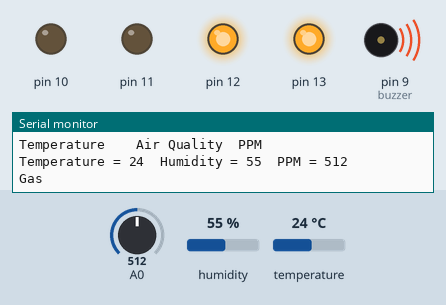
Bench run of a sketch on a simulated Arduino Uno, built with avr-gcc and run on an emulated ATmega328P. On the bench: output pins drawn as LEDs (lit = HIGH), buzzer (waves = sounding), the last lines printed to the serial monitor. The inputs (shaded band) are chosen by the test bench; at power-on: A0 = 512, humidity 55 %, temperature 24 °C.

Above: at 1.2 s.
1.3 s: A0 set to 32
7.1 s: A0 set to 26
At 7.5 s:
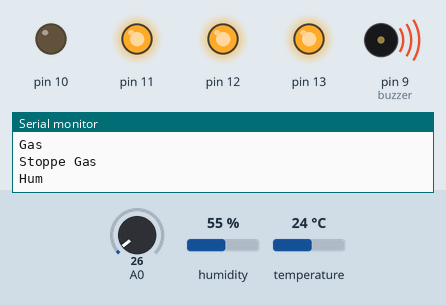
10.6 s: humidity set to 51 %
14.2 s: humidity set to 48 %
At 17.5 s:
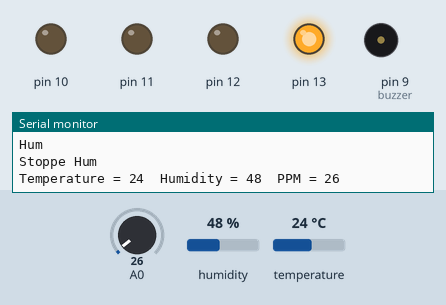
17.8 s: temperature set to 27 °C
At 18.7 s:
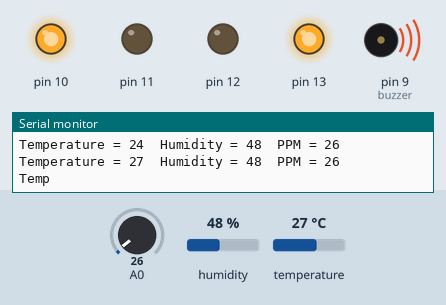
Timing chart, 0 to 24.6 s (numbered marks = the images above; inputs shaded):
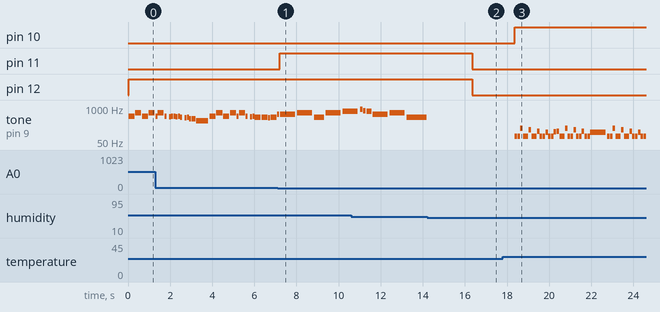

Measured:
- the behaviour switches between 30 and 29 on A0 (found by bisection; images 0 and 1)
- the behaviour switches between 50 and 49 % on humidity (found by bisection; images 1 and 2)
- the behaviour switches between 25 and 26 °C on temperature (found by bisection; images 2 and 3)
- after the input at 7.1 s, pin 11: LOW → HIGH after 0.10 s
- after the input at 14.2 s, pin 11, pin 12: HIGH → LOW after 2.1 s; tone on pin 9 (buzzer): stops changing and stays silent
- after the input at 17.8 s, pin 10: LOW → HIGH after 0.57 s; tone on pin 9 (buzzer): plays 82 Hz for 0.12 s, 82 Hz for 0.12 s, 165 Hz for 0.12 s, 82 Hz for 0.12 s, 82 Hz for 0.12 s, 147 Hz for 0.12 s … (42 notes in this stretch), starting after 0.57 s
- by itself, tone on pin 9 (buzzer): plays 494 Hz for 0.10 s, 659 Hz for 0.29 s, 494 Hz for 0.10 s, 466 Hz for 0.10 s, 494 Hz for 0.10 s, 494 Hz for 0.10 s … (28 notes in this stretch)

The sketch:

control.ino
```cpp
#include <dht.h>

#define NOTE_B0  31
#define NOTE_C1  33
#define NOTE_CS1 35
#define NOTE_D1  37
#define NOTE_DS1 39
#define NOTE_E1  41
#define NOTE_F1  44
#define NOTE_FS1 46
#define NOTE_G1  49
#define NOTE_GS1 52
#define NOTE_A1  55
#define NOTE_AS1 58
#define NOTE_B1  62
#define NOTE_C2  65
#define NOTE_CS2 69
#define NOTE_D2  73
#define NOTE_DS2 78
#define NOTE_E2  82
#define NOTE_F2  87
#define NOTE_FS2 93
#define NOTE_G2  98
#define NOTE_GS2 104
#define NOTE_A2  110
#define NOTE_AS2 117
#define NOTE_B2  123
#define NOTE_C3  131
#define NOTE_CS3 139
#define NOTE_D3  147
#define NOTE_DS3 156
#define NOTE_E3  165
#define NOTE_F3  175
#define NOTE_FS3 185
#define NOTE_G3  196
#define NOTE_GS3 208
#define NOTE_A3  220
#define NOTE_AS3 233
#define NOTE_B3  247
#define NOTE_C4  262
#define NOTE_CS4 277
#define NOTE_D4  294
#define NOTE_DS4 311
#define NOTE_E4  330
#define NOTE_F4  349
#define NOTE_FS4 370
#define NOTE_G4  392
#define NOTE_GS4 415
#define NOTE_A4  440
#define NOTE_AS4 466
#define NOTE_B4  494
#define NOTE_C5  523
#define NOTE_CS5 554
#define NOTE_D5  587
#define NOTE_DS5 622
#define NOTE_E5  659
#define NOTE_F5  698
#define NOTE_FS5 740
#define NOTE_G5  784
#define NOTE_GS5 831
#define NOTE_A5  880
#define NOTE_AS5 932
#define NOTE_B5  988
#define NOTE_C6  1047
#define NOTE_CS6 1109
#define NOTE_D6  1175
#define NOTE_DS6 1245
#define NOTE_E6  1319
#define NOTE_F6  1397
#define NOTE_FS6 1480
#define NOTE_G6  1568
#define NOTE_GS6 1661
#define NOTE_A6  1760
#define NOTE_AS6 1865
#define NOTE_B6  1976
#define NOTE_C7  2093
#define NOTE_CS7 2217
#define NOTE_D7  2349
#define NOTE_DS7 2489
#define NOTE_E7  2637
#define NOTE_F7  2794
#define NOTE_FS7 2960
#define NOTE_G7  3136
#define NOTE_GS7 3322
#define NOTE_A7  3520
#define NOTE_AS7 3729
#define NOTE_B7  3951
#define NOTE_C8  4186
#define NOTE_CS8 4435
#define NOTE_D8  4699
#define NOTE_DS8 4978
#define REST      0

dht DHT;

#define DHT11_PIN 7

int buzzer = 9;
int chk;

// GAS CANTINA
int melody1[] = {
  NOTE_B4,-4, NOTE_E5,-4, NOTE_B4,-4, NOTE_E5,-4,
  NOTE_B4,8,  NOTE_E5,-4, NOTE_B4,8, REST,8,  NOTE_AS4,8, NOTE_B4,8,
  NOTE_B4,8,  NOTE_AS4,8, NOTE_B4,8, NOTE_A4,8, REST,8, NOTE_GS4,8, NOTE_A4,8, NOTE_G4,8,
  NOTE_G4,4,  NOTE_E4,-2,
  NOTE_B4,-4, NOTE_E5,-4, NOTE_B4,-4, NOTE_E5,-4,
  NOTE_B4,8,  NOTE_E5,-4, NOTE_B4,8, REST,8,  NOTE_AS4,8, NOTE_B4,8,
  NOTE_A4,-4, NOTE_A4,-4, NOTE_GS4,8, NOTE_A4,-4,
  NOTE_D5,8,  NOTE_C5,-4, NOTE_B4,-4, NOTE_A4,-4,
  NOTE_B4,-4, NOTE_E5,-4, NOTE_B4,-4, NOTE_E5,-4,
  NOTE_B4,8,  NOTE_E5,-4, NOTE_B4,8, REST,8,  NOTE_AS4,8, NOTE_B4,8,
  NOTE_D5,4, NOTE_D5,-4, NOTE_B4,8, NOTE_A4,-4,
  NOTE_G4,-4, NOTE_E4,-2,
  NOTE_E4, 2, NOTE_G4,2,
  NOTE_B4, 2, NOTE_D5,2,
  NOTE_F5, -4, NOTE_E5,-4, NOTE_AS4,8, NOTE_AS4,8, NOTE_B4,4, NOTE_G4,4,
};
int tempo1 = 140;
int notes1 = sizeof(melody1) / sizeof(melody1[0]) / 2;
int wholenote1 = (60000 * 2) / tempo1;
int divider1 = 0, noteDuration1 = 0;
void playSong1() {

  for (int thisNote = 0; thisNote < notes1 * 2; thisNote = thisNote + 2) {

    if(analogRead(0) < 30) {
      Serial.println("Stoppe Gas");
      break;
    }

    divider1 = melody1[thisNote + 1];
    if (divider1 > 0) {

      noteDuration1 = (wholenote1) / divider1;
    } else if (divider1 < 0) {

      noteDuration1 = (wholenote1) / abs(divider1);
      noteDuration1 *= 1.5;
    }

    tone(buzzer, melody1[thisNote], noteDuration1*0.9);
    delay(noteDuration1);
    noTone(buzzer);
  }
}

// TEMP DOOM
const int melody2[] PROGMEM = {
  NOTE_E2, 8, NOTE_E2, 8, NOTE_E3, 8, NOTE_E2, 8, NOTE_E2, 8, NOTE_D3, 8, NOTE_E2, 8, NOTE_E2, 8,
  NOTE_C3, 8, NOTE_E2, 8, NOTE_E2, 8, NOTE_AS2, 8, NOTE_E2, 8, NOTE_E2, 8, NOTE_B2, 8, NOTE_C3, 8,
  NOTE_E2, 8, NOTE_E2, 8, NOTE_E3, 8, NOTE_E2, 8, NOTE_E2, 8, NOTE_D3, 8, NOTE_E2, 8, NOTE_E2, 8,
  NOTE_C3, 8, NOTE_E2, 8, NOTE_E2, 8, NOTE_AS2, -2,
  NOTE_E2, 8, NOTE_E2, 8, NOTE_E3, 8, NOTE_E2, 8, NOTE_E2, 8, NOTE_D3, 8, NOTE_E2, 8, NOTE_E2, 8,
  NOTE_C3, 8, NOTE_E2, 8, NOTE_E2, 8, NOTE_AS2, 8, NOTE_E2, 8, NOTE_E2, 8, NOTE_B2, 8, NOTE_C3, 8,
  NOTE_E2, 8, NOTE_E2, 8, NOTE_E3, 8, NOTE_E2, 8, NOTE_E2, 8, NOTE_D3, 8, NOTE_E2, 8, NOTE_E2, 8,
  NOTE_C3, 8, NOTE_E2, 8, NOTE_E2, 8, NOTE_AS2, -2,
  NOTE_E2, 8, NOTE_E2, 8, NOTE_E3, 8, NOTE_E2, 8, NOTE_E2, 8, NOTE_D3, 8, NOTE_E2, 8, NOTE_E2, 8,
  NOTE_C3, 8, NOTE_E2, 8, NOTE_E2, 8, NOTE_AS2, 8, NOTE_E2, 8, NOTE_E2, 8, NOTE_B2, 8, NOTE_C3, 8,
  NOTE_E2, 8, NOTE_E2, 8, NOTE_E3, 8, NOTE_E2, 8, NOTE_E2, 8, NOTE_D3, 8, NOTE_E2, 8, NOTE_E2, 8,
  NOTE_C3, 8, NOTE_E2, 8, NOTE_E2, 8, NOTE_AS2, -2,
  NOTE_E2, 8, NOTE_E2, 8, NOTE_E3, 8, NOTE_E2, 8, NOTE_E2, 8, NOTE_D3, 8, NOTE_E2, 8, NOTE_E2, 8,
  NOTE_C3, 8, NOTE_E2, 8, NOTE_E2, 8, NOTE_AS2, 8, NOTE_E2, 8, NOTE_E2, 8, NOTE_B2, 8, NOTE_C3, 8,
  NOTE_E2, 8, NOTE_E2, 8, NOTE_E3, 8, NOTE_E2, 8, NOTE_E2, 8, NOTE_D3, 8, NOTE_E2, 8, NOTE_E2, 8,
  NOTE_FS3, -16, NOTE_D3, -16, NOTE_B2, -16, NOTE_A3, -16, NOTE_FS3, -16, NOTE_B2, -16, NOTE_D3, -16, NOTE_FS3, -16, NOTE_A3, -16, NOTE_FS3, -16, NOTE_D3, -16, NOTE_B2, -16,
  NOTE_E2, 8, NOTE_E2, 8, NOTE_E3, 8, NOTE_E2, 8, NOTE_E2, 8, NOTE_D3, 8, NOTE_E2, 8, NOTE_E2, 8,
  NOTE_C3, 8, NOTE_E2, 8, NOTE_E2, 8, NOTE_AS2, 8, NOTE_E2, 8, NOTE_E2, 8, NOTE_B2, 8, NOTE_C3, 8,
  NOTE_E2, 8, NOTE_E2, 8, NOTE_E3, 8, NOTE_E2, 8, NOTE_E2, 8, NOTE_D3, 8, NOTE_E2, 8, NOTE_E2, 8,
  NOTE_C3, 8, NOTE_E2, 8, NOTE_E2, 8, NOTE_AS2, -2,
  NOTE_E2, 8, NOTE_E2, 8, NOTE_E3, 8, NOTE_E2, 8, NOTE_E2, 8, NOTE_D3, 8, NOTE_E2, 8, NOTE_E2, 8,
  NOTE_C3, 8, NOTE_E2, 8, NOTE_E2, 8, NOTE_AS2, 8, NOTE_E2, 8, NOTE_E2, 8, NOTE_B2, 8, NOTE_C3, 8,
  NOTE_E2, 8, NOTE_E2, 8, NOTE_E3, 8, NOTE_E2, 8, NOTE_E2, 8, NOTE_D3, 8, NOTE_E2, 8, NOTE_E2, 8,
  NOTE_B3, -16, NOTE_G3, -16, NOTE_E3, -16, NOTE_G3, -16, NOTE_B3, -16, NOTE_E4, -16, NOTE_G3, -16, NOTE_B3, -16, NOTE_E4, -16, NOTE_B3, -16, NOTE_G4, -16, NOTE_B4, -16,
  NOTE_A2, 8, NOTE_A2, 8, NOTE_A3, 8, NOTE_A2, 8, NOTE_A2, 8, NOTE_G3, 8, NOTE_A2, 8, NOTE_A2, 8,
  NOTE_F3, 8, NOTE_A2, 8, NOTE_A2, 8, NOTE_DS3, 8, NOTE_A2, 8, NOTE_A2, 8, NOTE_E3, 8, NOTE_F3, 8,
  NOTE_A2, 8, NOTE_A2, 8, NOTE_A3, 8, NOTE_A2, 8, NOTE_A2, 8, NOTE_G3, 8, NOTE_A2, 8, NOTE_A2, 8,
  NOTE_F3, 8, NOTE_A2, 8, NOTE_A2, 8, NOTE_DS3, -2,
  NOTE_A2, 8, NOTE_A2, 8, NOTE_A3, 8, NOTE_A2, 8, NOTE_A2, 8, NOTE_G3, 8, NOTE_A2, 8, NOTE_A2, 8,
  NOTE_F3, 8, NOTE_A2, 8, NOTE_A2, 8, NOTE_DS3, 8, NOTE_A2, 8, NOTE_A2, 8, NOTE_E3, 8, NOTE_F3, 8,
  NOTE_A2, 8, NOTE_A2, 8, NOTE_A3, 8, NOTE_A2, 8, NOTE_A2, 8, NOTE_G3, 8, NOTE_A2, 8, NOTE_A2, 8,
  NOTE_A3, -16, NOTE_F3, -16, NOTE_D3, -16, NOTE_A3, -16, NOTE_F3, -16, NOTE_D3, -16, NOTE_C4, -16, NOTE_A3, -16, NOTE_F3, -16, NOTE_A3, -16, NOTE_F3, -16, NOTE_D3, -16,
  NOTE_E2, 8, NOTE_E2, 8, NOTE_E3, 8, NOTE_E2, 8, NOTE_E2, 8, NOTE_D3, 8, NOTE_E2, 8, NOTE_E2, 8,
  NOTE_C3, 8, NOTE_E2, 8, NOTE_E2, 8, NOTE_AS2, 8, NOTE_E2, 8, NOTE_E2, 8, NOTE_B2, 8, NOTE_C3, 8,
  NOTE_E2, 8, NOTE_E2, 8, NOTE_E3, 8, NOTE_E2, 8, NOTE_E2, 8, NOTE_D3, 8, NOTE_E2, 8, NOTE_E2, 8,
  NOTE_C3, 8, NOTE_E2, 8, NOTE_E2, 8, NOTE_AS2, -2,
  NOTE_E2, 8, NOTE_E2, 8, NOTE_E3, 8, NOTE_E2, 8, NOTE_E2, 8, NOTE_D3, 8, NOTE_E2, 8, NOTE_E2, 8,
  NOTE_C3, 8, NOTE_E2, 8, NOTE_E2, 8, NOTE_AS2, 8, NOTE_E2, 8, NOTE_E2, 8, NOTE_B2, 8, NOTE_C3, 8,
  NOTE_E2, 8, NOTE_E2, 8, NOTE_E3, 8, NOTE_E2, 8, NOTE_E2, 8, NOTE_D3, 8, NOTE_E2, 8, NOTE_E2, 8,
  NOTE_C3, 8, NOTE_E2, 8, NOTE_E2, 8, NOTE_AS2, -2,
  NOTE_CS3, 8, NOTE_CS3, 8, NOTE_CS4, 8, NOTE_CS3, 8, NOTE_CS3, 8, NOTE_B3, 8, NOTE_CS3, 8, NOTE_CS3, 8,
  NOTE_A3, 8, NOTE_CS3, 8, NOTE_CS3, 8, NOTE_G3, 8, NOTE_CS3, 8, NOTE_CS3, 8, NOTE_GS3, 8, NOTE_A3, 8,
  NOTE_B2, 8, NOTE_B2, 8, NOTE_B3, 8, NOTE_B2, 8, NOTE_B2, 8, NOTE_A3, 8, NOTE_B2, 8, NOTE_B2, 8,
  NOTE_G3, 8, NOTE_B2, 8, NOTE_B2, 8, NOTE_F3, -2,
  NOTE_E2, 8, NOTE_E2, 8, NOTE_E3, 8, NOTE_E2, 8, NOTE_E2, 8, NOTE_D3, 8, NOTE_E2, 8, NOTE_E2, 8,
  NOTE_C3, 8, NOTE_E2, 8, NOTE_E2, 8, NOTE_AS2, 8, NOTE_E2, 8, NOTE_E2, 8, NOTE_B2, 8, NOTE_C3, 8,
  NOTE_E2, 8, NOTE_E2, 8, NOTE_E3, 8, NOTE_E2, 8, NOTE_E2, 8, NOTE_D3, 8, NOTE_E2, 8, NOTE_E2, 8,
  NOTE_B3, -16, NOTE_G3, -16, NOTE_E3, -16, NOTE_G3, -16, NOTE_B3, -16, NOTE_E4, -16, NOTE_G3, -16, NOTE_B3, -16, NOTE_E4, -16, NOTE_B3, -16, NOTE_G4, -16, NOTE_B4, -16,
  NOTE_E2, 8, NOTE_E2, 8, NOTE_E3, 8, NOTE_E2, 8, NOTE_E2, 8, NOTE_D3, 8, NOTE_E2, 8, NOTE_E2, 8,
  NOTE_C3, 8, NOTE_E2, 8, NOTE_E2, 8, NOTE_AS2, 8, NOTE_E2, 8, NOTE_E2, 8, NOTE_B2, 8, NOTE_C3, 8,
  NOTE_E2, 8, NOTE_E2, 8, NOTE_E3, 8, NOTE_E2, 8, NOTE_E2, 8, NOTE_D3, 8, NOTE_E2, 8, NOTE_E2, 8,
  NOTE_C3, 8, NOTE_E2, 8, NOTE_E2, 8, NOTE_AS2, -2,
  NOTE_E2, 8, NOTE_E2, 8, NOTE_E3, 8, NOTE_E2, 8, NOTE_E2, 8, NOTE_D3, 8, NOTE_E2, 8, NOTE_E2, 8,
  NOTE_C3, 8, NOTE_E2, 8, NOTE_E2, 8, NOTE_AS2, 8, NOTE_E2, 8, NOTE_E2, 8, NOTE_B2, 8, NOTE_C3, 8,
  NOTE_E2, 8, NOTE_E2, 8, NOTE_E3, 8, NOTE_E2, 8, NOTE_E2, 8, NOTE_D3, 8, NOTE_E2, 8, NOTE_E2, 8,
  NOTE_FS3, -16, NOTE_DS3, -16, NOTE_B2, -16, NOTE_FS3, -16, NOTE_DS3, -16, NOTE_B2, -16, NOTE_G3, -16, NOTE_D3, -16, NOTE_B2, -16, NOTE_DS4, -16, NOTE_DS3, -16, NOTE_B2, -16,
  NOTE_E2, 8, NOTE_E2, 8, NOTE_E3, 8, NOTE_E2, 8, NOTE_E2, 8, NOTE_D3, 8, NOTE_E2, 8, NOTE_E2, 8,
  NOTE_C3, 8, NOTE_E2, 8, NOTE_E2, 8, NOTE_AS2, 8, NOTE_E2, 8, NOTE_E2, 8, NOTE_B2, 8, NOTE_C3, 8,
  NOTE_E2, 8, NOTE_E2, 8, NOTE_E3, 8, NOTE_E2, 8, NOTE_E2, 8, NOTE_D3, 8, NOTE_E2, 8, NOTE_E2, 8,
  NOTE_C3, 8, NOTE_E2, 8, NOTE_E2, 8, NOTE_AS2, -2,
  NOTE_E2, 8, NOTE_E2, 8, NOTE_E3, 8, NOTE_E2, 8, NOTE_E2, 8, NOTE_D3, 8, NOTE_E2, 8, NOTE_E2, 8,
  NOTE_C3, 8, NOTE_E2, 8, NOTE_E2, 8, NOTE_AS2, 8, NOTE_E2, 8, NOTE_E2, 8, NOTE_B2, 8, NOTE_C3, 8,
  NOTE_E2, 8, NOTE_E2, 8, NOTE_E3, 8, NOTE_E2, 8, NOTE_E2, 8, NOTE_D3, 8, NOTE_E2, 8, NOTE_E2, 8,
  NOTE_E4, -16, NOTE_B3, -16, NOTE_G3, -16, NOTE_G4, -16, NOTE_E4, -16, NOTE_G3, -16, NOTE_B3, -16, NOTE_D4, -16, NOTE_E4, -16, NOTE_G4, -16, NOTE_E4, -16, NOTE_G3, -16,
  NOTE_E2, 8, NOTE_E2, 8, NOTE_E3, 8, NOTE_E2, 8, NOTE_E2, 8, NOTE_D3, 8, NOTE_E2, 8, NOTE_E2, 8,
  NOTE_C3, 8, NOTE_E2, 8, NOTE_E2, 8, NOTE_AS2, 8, NOTE_E2, 8, NOTE_E2, 8, NOTE_B2, 8, NOTE_C3, 8,
  NOTE_E2, 8, NOTE_E2, 8, NOTE_E3, 8, NOTE_E2, 8, NOTE_E2, 8, NOTE_D3, 8, NOTE_E2, 8, NOTE_E2, 8,
  NOTE_C3, 8, NOTE_E2, 8, NOTE_E2, 8, NOTE_AS2, -2,
  NOTE_A2, 8, NOTE_A2, 8, NOTE_A3, 8, NOTE_A2, 8, NOTE_A2, 8, NOTE_G3, 8, NOTE_A2, 8, NOTE_A2, 8,
  NOTE_F3, 8, NOTE_A2, 8, NOTE_A2, 8, NOTE_DS3, 8, NOTE_A2, 8, NOTE_A2, 8, NOTE_E3, 8, NOTE_F3, 8,
  NOTE_A2, 8, NOTE_A2, 8, NOTE_A3, 8, NOTE_A2, 8, NOTE_A2, 8, NOTE_G3, 8, NOTE_A2, 8, NOTE_A2, 8,
  NOTE_A3, -16, NOTE_F3, -16, NOTE_D3, -16, NOTE_A3, -16, NOTE_F3, -16, NOTE_D3, -16, NOTE_C4, -16, NOTE_A3, -16, NOTE_F3, -16, NOTE_A3, -16, NOTE_F3, -16, NOTE_D3, -16,
  NOTE_E2, 8, NOTE_E2, 8, NOTE_E3, 8, NOTE_E2, 8, NOTE_E2, 8, NOTE_D3, 8, NOTE_E2, 8, NOTE_E2, 8,
  NOTE_C3, 8, NOTE_E2, 8, NOTE_E2, 8, NOTE_AS2, 8, NOTE_E2, 8, NOTE_E2, 8, NOTE_B2, 8, NOTE_C3, 8,
  NOTE_E2, 8, NOTE_E2, 8, NOTE_E3, 8, NOTE_E2, 8, NOTE_E2, 8, NOTE_D3, 8, NOTE_E2, 8, NOTE_E2, 8,
  NOTE_C3, 8, NOTE_E2, 8, NOTE_E2, 8, NOTE_AS2, -2,
  NOTE_E2, 8, NOTE_E2, 8, NOTE_E3, 8, NOTE_E2, 8, NOTE_E2, 8, NOTE_D3, 8, NOTE_E2, 8, NOTE_E2, 8,
  NOTE_C3, 8, NOTE_E2, 8, NOTE_E2, 8, NOTE_AS2, 8, NOTE_E2, 8, NOTE_E2, 8, NOTE_B2, 8, NOTE_C3, 8,
  NOTE_E2, 8, NOTE_E2, 8, NOTE_E3, 8, NOTE_E2, 8, NOTE_E2, 8, NOTE_D3, 8, NOTE_E2, 8, NOTE_E2, 8,
  NOTE_C3, 8, NOTE_E2, 8, NOTE_E2, 8, NOTE_AS2, -2,
  NOTE_E2, 8, NOTE_E2, 8, NOTE_E3, 8, NOTE_E2, 8, NOTE_E2, 8, NOTE_D3, 8, NOTE_E2, 8, NOTE_E2, 8,
  NOTE_C3, 8, NOTE_E2, 8, NOTE_E2, 8, NOTE_AS2, 8, NOTE_E2, 8, NOTE_E2, 8, NOTE_B2, 8, NOTE_C3, 8,
  NOTE_E2, 8, NOTE_E2, 8, NOTE_E3, 8, NOTE_E2, 8, NOTE_E2, 8, NOTE_D3, 8, NOTE_E2, 8, NOTE_E2, 8,
  NOTE_C3, 8, NOTE_E2, 8, NOTE_E2, 8, NOTE_AS2, -2,
  NOTE_E2, 8, NOTE_E2, 8, NOTE_E3, 8, NOTE_E2, 8, NOTE_E2, 8, NOTE_D3, 8, NOTE_E2, 8, NOTE_E2, 8,
  NOTE_C3, 8, NOTE_E2, 8, NOTE_E2, 8, NOTE_AS2, 8, NOTE_E2, 8, NOTE_E2, 8, NOTE_B2, 8, NOTE_C3, 8,
  NOTE_E2, 8, NOTE_E2, 8, NOTE_E3, 8, NOTE_E2, 8, NOTE_E2, 8, NOTE_D3, 8, NOTE_E2, 8, NOTE_E2, 8,
  NOTE_B3, -16, NOTE_G3, -16, NOTE_E3, -16, NOTE_B2, -16, NOTE_E3, -16, NOTE_G3, -16, NOTE_C4, -16, NOTE_B3, -16, NOTE_G3, -16, NOTE_B3, -16, NOTE_G3, -16, NOTE_E3, -16,
};
int tempo2 = 225;
int notes2 = sizeof(melody2) / sizeof(melody2[0]) / 2;
int wholenote2 = (60000 * 4) / tempo2;
int divider2 = 0, noteDuration2 = 0;
void playSong2() {

  for (int thisNote = 0; thisNote < notes2 * 2; thisNote = thisNote + 2) {

    if(DHT.temperature < 22 && DHT.temperature != -999) {
      Serial.println("Stoppe Temp");
      break;
    }

    divider2 = pgm_read_word_near(melody2+thisNote + 1);
    if (divider2 > 0) {

      noteDuration2 = (wholenote2) / divider2;
    } else if (divider2 < 0) {

      noteDuration2 = (wholenote2) / abs(divider2);
      noteDuration2 *= 1.5;
    }

    tone(buzzer, pgm_read_word_near(melody2+thisNote), noteDuration2 * 0.9);
    delay(noteDuration2);
    noTone(buzzer);
  }
}

// HUM RICKROLL
int melody3[] = {
  NOTE_D5,-4, NOTE_E5,-4, NOTE_A4,4,
  NOTE_E5,-4, NOTE_FS5,-4, NOTE_A5,16, NOTE_G5,16, NOTE_FS5,8,
  NOTE_D5,-4, NOTE_E5,-4, NOTE_A4,2,
  NOTE_A4,16, NOTE_A4,16, NOTE_B4,16, NOTE_D5,8, NOTE_D5,16,
  NOTE_D5,-4, NOTE_E5,-4, NOTE_A4,4,
  NOTE_E5,-4, NOTE_FS5,-4, NOTE_A5,16, NOTE_G5,16, NOTE_FS5,8,
  NOTE_D5,-4, NOTE_E5,-4, NOTE_A4,2,
  NOTE_A4,16, NOTE_A4,16, NOTE_B4,16, NOTE_D5,8, NOTE_D5,16,
  REST,4, NOTE_B4,8, NOTE_CS5,8, NOTE_D5,8, NOTE_D5,8, NOTE_E5,8, NOTE_CS5,-8,
  NOTE_B4,16, NOTE_A4,2, REST,4,
  REST,8, NOTE_B4,8, NOTE_B4,8, NOTE_CS5,8, NOTE_D5,8, NOTE_B4,4, NOTE_A4,8,
  NOTE_A5,8, REST,8, NOTE_A5,8, NOTE_E5,-4, REST,4,
  NOTE_B4,8, NOTE_B4,8, NOTE_CS5,8, NOTE_D5,8, NOTE_B4,8, NOTE_D5,8, NOTE_E5,8, REST,8,
  REST,8, NOTE_CS5,8, NOTE_B4,8, NOTE_A4,-4, REST,4,
  REST,8, NOTE_B4,8, NOTE_B4,8, NOTE_CS5,8, NOTE_D5,8, NOTE_B4,8, NOTE_A4,4,
  NOTE_E5,8, NOTE_E5,8, NOTE_E5,8, NOTE_FS5,8, NOTE_E5,4, REST,4,
  NOTE_D5,2, NOTE_E5,8, NOTE_FS5,8, NOTE_D5,8,
  NOTE_E5,8, NOTE_E5,8, NOTE_E5,8, NOTE_FS5,8, NOTE_E5,4, NOTE_A4,4,
  REST,2, NOTE_B4,8, NOTE_CS5,8, NOTE_D5,8, NOTE_B4,8,
  REST,8, NOTE_E5,8, NOTE_FS5,8, NOTE_E5,-4, NOTE_A4,16, NOTE_B4,16, NOTE_D5,16, NOTE_B4,16,
  NOTE_FS5,-8, NOTE_FS5,-8, NOTE_E5,-4, NOTE_A4,16, NOTE_B4,16, NOTE_D5,16, NOTE_B4,16,
  NOTE_E5,-8, NOTE_E5,-8, NOTE_D5,-8, NOTE_CS5,16, NOTE_B4,-8, NOTE_A4,16, NOTE_B4,16, NOTE_D5,16, NOTE_B4,16,
  NOTE_D5,4, NOTE_E5,8, NOTE_CS5,-8, NOTE_B4,16, NOTE_A4,8, NOTE_A4,8, NOTE_A4,8,
  NOTE_E5,4, NOTE_D5,2, NOTE_A4,16, NOTE_B4,16, NOTE_D5,16, NOTE_B4,16,
  NOTE_FS5,-8, NOTE_FS5,-8, NOTE_E5,-4, NOTE_A4,16, NOTE_B4,16, NOTE_D5,16, NOTE_B4,16,
  NOTE_A5,4, NOTE_CS5,8, NOTE_D5,-8, NOTE_CS5,16, NOTE_B4,8, NOTE_A4,16, NOTE_B4,16, NOTE_D5,16, NOTE_B4,16,
  NOTE_D5,4, NOTE_E5,8, NOTE_CS5,-8, NOTE_B4,16, NOTE_A4,4, NOTE_A4,8,
  NOTE_E5,4, NOTE_D5,2, REST,4,
  REST,8, NOTE_B4,8, NOTE_D5,8, NOTE_B4,8, NOTE_D5,8, NOTE_E5,4, REST,8,
  REST,8, NOTE_CS5,8, NOTE_B4,8, NOTE_A4,-4, REST,4,
  REST,8, NOTE_B4,8, NOTE_B4,8, NOTE_CS5,8, NOTE_D5,8, NOTE_B4,8, NOTE_A4,4,
  REST,8, NOTE_A5,8, NOTE_A5,8, NOTE_E5,8, NOTE_FS5,8, NOTE_E5,8, NOTE_D5,8,
  REST,8, NOTE_A4,8, NOTE_B4,8, NOTE_CS5,8, NOTE_D5,8, NOTE_B4,8,
  REST,8, NOTE_CS5,8, NOTE_B4,8, NOTE_A4,-4, REST,4,
  NOTE_B4,8, NOTE_B4,8, NOTE_CS5,8, NOTE_D5,8, NOTE_B4,8, NOTE_A4,4, REST,8,
  REST,8, NOTE_E5,8, NOTE_E5,8, NOTE_FS5,4, NOTE_E5,-4,
  NOTE_D5,2, NOTE_D5,8, NOTE_E5,8, NOTE_FS5,8, NOTE_E5,4,
  NOTE_E5,8, NOTE_E5,8, NOTE_FS5,8, NOTE_E5,8, NOTE_A4,8, NOTE_A4,4,
  REST,-4, NOTE_A4,8, NOTE_B4,8, NOTE_CS5,8, NOTE_D5,8, NOTE_B4,8,
  REST,8, NOTE_E5,8, NOTE_FS5,8, NOTE_E5,-4, NOTE_A4,16, NOTE_B4,16, NOTE_D5,16, NOTE_B4,16,
  NOTE_FS5,-8, NOTE_FS5,-8, NOTE_E5,-4, NOTE_A4,16, NOTE_B4,16, NOTE_D5,16, NOTE_B4,16,
  NOTE_E5,-8, NOTE_E5,-8, NOTE_D5,-8, NOTE_CS5,16, NOTE_B4,8, NOTE_A4,16, NOTE_B4,16, NOTE_D5,16, NOTE_B4,16,
  NOTE_D5,4, NOTE_E5,8, NOTE_CS5,-8, NOTE_B4,16, NOTE_A4,4, NOTE_A4,8,
  NOTE_E5,4, NOTE_D5,2, NOTE_A4,16, NOTE_B4,16, NOTE_D5,16, NOTE_B4,16,
  NOTE_FS5,-8, NOTE_FS5,-8, NOTE_E5,-4, NOTE_A4,16, NOTE_B4,16, NOTE_D5,16, NOTE_B4,16,
  NOTE_A5,4, NOTE_CS5,8, NOTE_D5,-8, NOTE_CS5,16, NOTE_B4,8, NOTE_A4,16, NOTE_B4,16, NOTE_D5,16, NOTE_B4,16,
  NOTE_D5,4, NOTE_E5,8, NOTE_CS5,-8, NOTE_B4,16, NOTE_A4,4, NOTE_A4,8,
  NOTE_E5,4, NOTE_D5,2, NOTE_A4,16, NOTE_B4,16, NOTE_D5,16, NOTE_B4,16,
  NOTE_FS5,-8, NOTE_FS5,-8, NOTE_E5,-4, NOTE_A4,16, NOTE_B4,16, NOTE_D5,16, NOTE_B4,16,
  NOTE_A5,4, NOTE_CS5,8, NOTE_D5,-8, NOTE_CS5,16, NOTE_B4,8, NOTE_A4,16, NOTE_B4,16, NOTE_D5,16, NOTE_B4,16,
  NOTE_D5,4, NOTE_E5,8, NOTE_CS5,-8, NOTE_B4,16, NOTE_A4,4, NOTE_A4,8,
  NOTE_E5,4, NOTE_D5,2, NOTE_A4,16, NOTE_B4,16, NOTE_D5,16, NOTE_B4,16,
  NOTE_FS5,-8, NOTE_FS5,-8, NOTE_E5,-4, NOTE_A4,16, NOTE_B4,16, NOTE_D5,16, NOTE_B4,16,
  NOTE_A5,4, NOTE_CS5,8, NOTE_D5,-8, NOTE_CS5,16, NOTE_B4,8, NOTE_A4,16, NOTE_B4,16, NOTE_D5,16, NOTE_B4,16,
  NOTE_D5,4, NOTE_E5,8, NOTE_CS5,-8, NOTE_B4,16, NOTE_A4,4, NOTE_A4,8,
  NOTE_E5,4, NOTE_D5,2, REST,4
};
int tempo3 = 114;
int notes3 = sizeof(melody3) / sizeof(melody3[0]) / 2;
int wholenote3 = (60000 * 4) / tempo3;
int divider3 = 0, noteDuration3 = 0;
void playSong3() {

    for (int thisNote = 0; thisNote < notes3 * 2; thisNote = thisNote + 2) {

      chk = DHT.read11(DHT11_PIN);
      if (DHT.humidity < 50 && DHT.humidity != -999) {
        Serial.println("Stoppe Hum");
        break;
      }

      divider3 = melody3[thisNote + 1];
      if (divider3 > 0) {

        noteDuration3 = (wholenote3) / divider3;
      } else if (divider3 < 0) {

        noteDuration3 = (wholenote3) / abs(divider3);
        noteDuration3 *= 1.5;
      }

      tone(buzzer, melody3[thisNote], noteDuration3 * 0.9);
      delay(noteDuration3);
      noTone(buzzer);
  }
}

void setup()
{
  Serial.begin(9600);
  pinMode(0,INPUT);

  // Coloured LED Pins Red Blue Yellow
  pinMode(10, OUTPUT);
  pinMode(11, OUTPUT);
  pinMode(12, OUTPUT);

  Serial.println("Temperature\t\tAir Quality\tPPM");

  // White Status LED
  pinMode(13,OUTPUT);
  digitalWrite(13,HIGH);
}

void loop()
{
  chk = DHT.read11(DHT11_PIN);
  int gas = analogRead(0);
  int temp = DHT.temperature;
  int hum = DHT.humidity;
  Serial.print("Temperature = ");
  Serial.print(temp);
  Serial.print("\tHumidity = ");
  Serial.print(hum);
  Serial.print("\tPPM = ");
  Serial.println(gas, DEC);

  if (gas > 30) {
    Serial.println("Gas");
    digitalWrite(12,HIGH);
    playSong1();
  } else {
    digitalWrite(12,LOW);
  }

  if (temp > 25) {
    Serial.println("Temp");
    digitalWrite(10,HIGH);
    playSong2();
  } else {
    digitalWrite(10,LOW);
  }

  if (hum > 50) {
    Serial.println("Hum");
    digitalWrite(11,HIGH);
    playSong3();
  } else {
    digitalWrite(11,LOW);
  }

  delay(2000);
}
```
